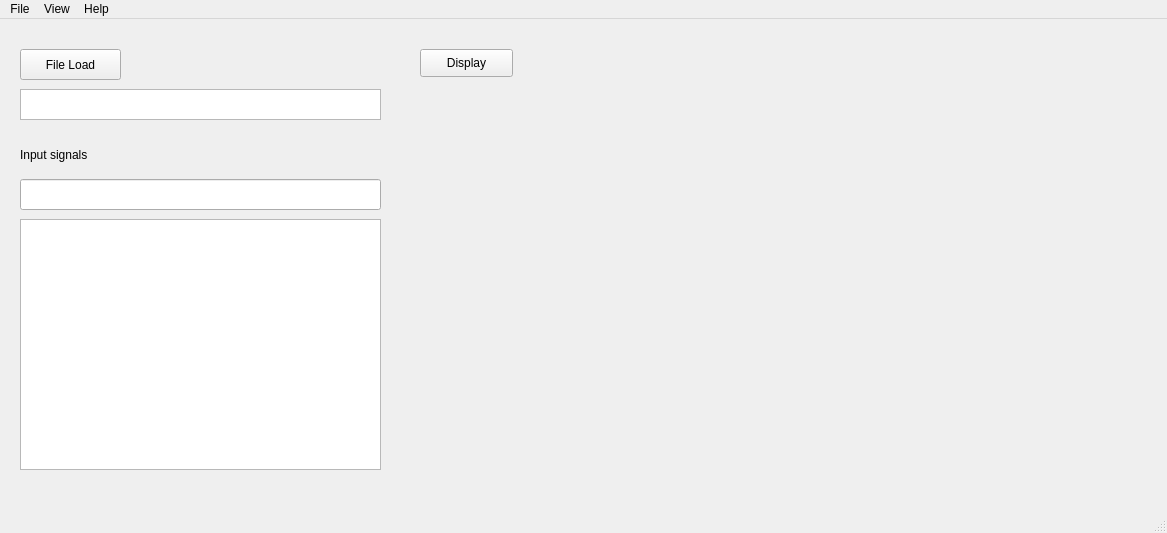
<?xml version="1.0" encoding="UTF-8"?>
<ui version="4.0">
 <class>MainWindow</class>
 <widget class="QMainWindow" name="MainWindow">
  <property name="geometry">
   <rect>
    <x>0</x>
    <y>0</y>
    <width>1167</width>
    <height>533</height>
   </rect>
  </property>
  <property name="windowTitle">
   <string>MainWindow</string>
  </property>
  <widget class="QWidget" name="centralWidget">
   <widget class="QPushButton" name="LoadFileButton">
    <property name="geometry">
     <rect>
      <x>20</x>
      <y>30</y>
      <width>101</width>
      <height>31</height>
     </rect>
    </property>
    <property name="sizePolicy">
     <sizepolicy hsizetype="Fixed" vsizetype="Fixed">
      <horstretch>0</horstretch>
      <verstretch>0</verstretch>
     </sizepolicy>
    </property>
    <property name="text">
     <string>File Load</string>
    </property>
   </widget>
   <widget class="QTextBrowser" name="ShowDirBrowser">
    <property name="geometry">
     <rect>
      <x>20</x>
      <y>70</y>
      <width>361</width>
      <height>31</height>
     </rect>
    </property>
    <property name="sizePolicy">
     <sizepolicy hsizetype="Fixed" vsizetype="Fixed">
      <horstretch>0</horstretch>
      <verstretch>0</verstretch>
     </sizepolicy>
    </property>
   </widget>
   <widget class="QPushButton" name="DisplayButton">
    <property name="geometry">
     <rect>
      <x>420</x>
      <y>30</y>
      <width>93</width>
      <height>28</height>
     </rect>
    </property>
    <property name="text">
     <string>Display</string>
    </property>
   </widget>
   <widget class="MatplotlibWidget" name="MatplotlibWidget_1" native="true">
    <property name="geometry">
     <rect>
      <x>410</x>
      <y>60</y>
      <width>741</width>
      <height>431</height>
     </rect>
    </property>
   </widget>
   <widget class="QLabel" name="label">
    <property name="geometry">
     <rect>
      <x>20</x>
      <y>120</y>
      <width>111</width>
      <height>31</height>
     </rect>
    </property>
    <property name="sizePolicy">
     <sizepolicy hsizetype="Fixed" vsizetype="Fixed">
      <horstretch>0</horstretch>
      <verstretch>0</verstretch>
     </sizepolicy>
    </property>
    <property name="text">
     <string>Input signals</string>
    </property>
   </widget>
   <widget class="QLineEdit" name="InputSignalsBox">
    <property name="geometry">
     <rect>
      <x>20</x>
      <y>160</y>
      <width>361</width>
      <height>31</height>
     </rect>
    </property>
    <property name="sizePolicy">
     <sizepolicy hsizetype="Fixed" vsizetype="Fixed">
      <horstretch>0</horstretch>
      <verstretch>0</verstretch>
     </sizepolicy>
    </property>
   </widget>
   <widget class="QListWidget" name="listWidget">
    <property name="geometry">
     <rect>
      <x>20</x>
      <y>200</y>
      <width>361</width>
      <height>251</height>
     </rect>
    </property>
    <property name="sizePolicy">
     <sizepolicy hsizetype="Fixed" vsizetype="Fixed">
      <horstretch>0</horstretch>
      <verstretch>0</verstretch>
     </sizepolicy>
    </property>
   </widget>
  </widget>
  <widget class="QStatusBar" name="statusBar"/>
  <widget class="QMenuBar" name="menuBar">
   <property name="geometry">
    <rect>
     <x>0</x>
     <y>0</y>
     <width>1167</width>
     <height>26</height>
    </rect>
   </property>
   <widget class="QMenu" name="menuFile">
    <property name="title">
     <string>File</string>
    </property>
   </widget>
   <widget class="QMenu" name="menuView">
    <property name="title">
     <string>View</string>
    </property>
    <addaction name="ChangeStyleAction"/>
   </widget>
   <widget class="QMenu" name="menuHelp">
    <property name="title">
     <string>Help</string>
    </property>
   </widget>
   <addaction name="menuFile"/>
   <addaction name="menuView"/>
   <addaction name="menuHelp"/>
  </widget>
  <action name="ChangeStyleAction">
   <property name="text">
    <string>ChangeStyle</string>
   </property>
  </action>
 </widget>
 <customwidgets>
  <customwidget>
   <class>MatplotlibWidget</class>
   <extends>QWidget</extends>
   <header location="global">MatplotlibWidget</header>
   <container>1</container>
  </customwidget>
 </customwidgets>
 <tabstops>
  <tabstop>LoadFileButton</tabstop>
  <tabstop>ShowDirBrowser</tabstop>
  <tabstop>InputSignalsBox</tabstop>
  <tabstop>listWidget</tabstop>
  <tabstop>DisplayButton</tabstop>
 </tabstops>
 <resources/>
 <connections/>
</ui>
